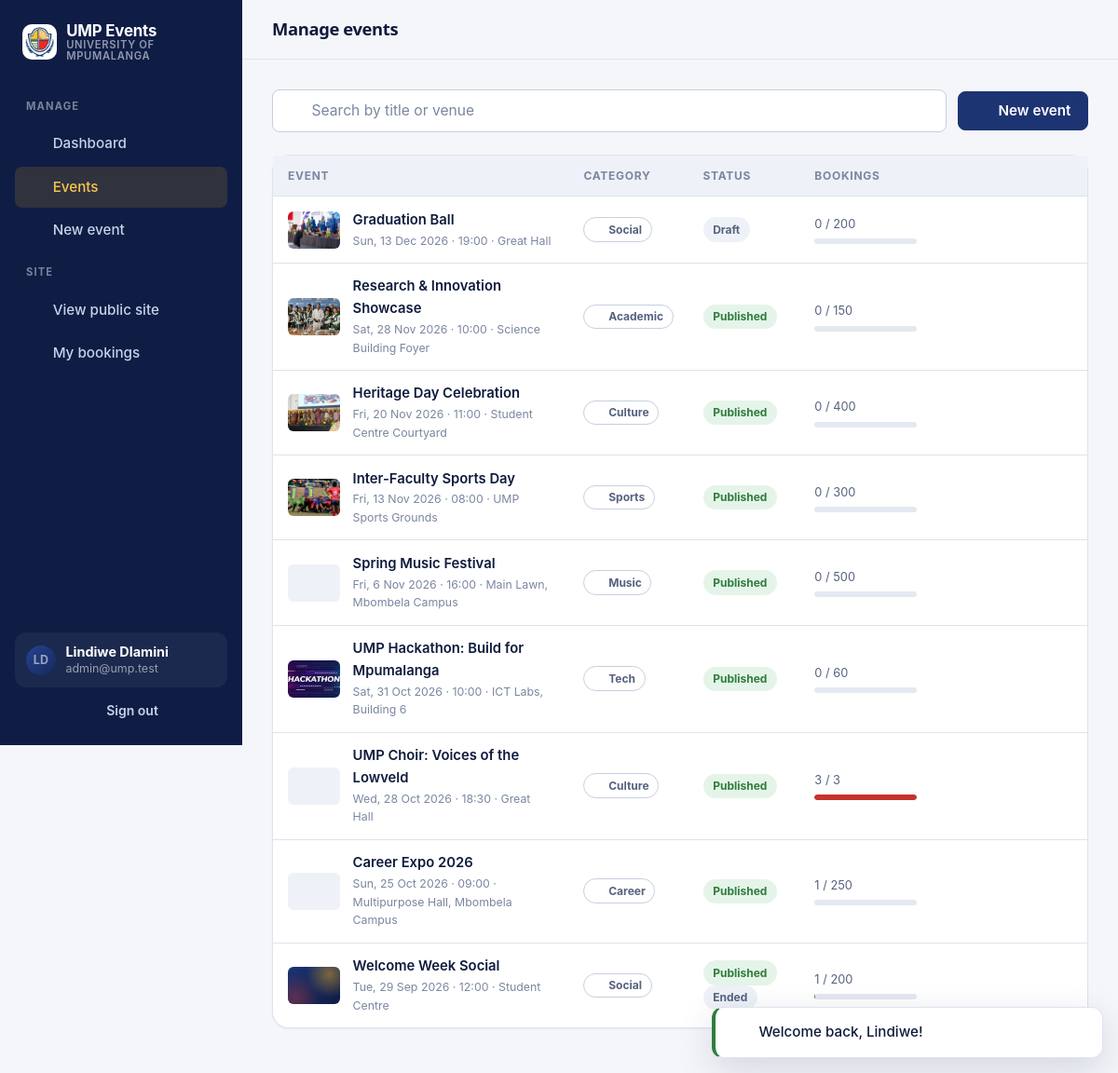
The app's page /admin/events (signed in) with its own data.
### tables this page shows
CREATE TABLE `users` (
  `id`            INT UNSIGNED NOT NULL AUTO_INCREMENT,
  `full_name`     VARCHAR(100) NOT NULL,
  `email`         VARCHAR(120) NOT NULL,
  `password_hash` VARCHAR(255) NOT NULL,
  `role`          ENUM('user', 'admin') NOT NULL DEFAULT 'user',
  `created_at`    DATETIME NOT NULL DEFAULT CURRENT_TIMESTAMP,
  `updated_at`    DATETIME NOT NULL DEFAULT CURRENT_TIMESTAMP ON UPDATE CURRENT_TIMESTAMP,
  PRIMARY KEY (`id`),
  UNIQUE KEY `users_email_unique` (`email`)
);

CREATE TABLE `events` (
  `id`          INT UNSIGNED NOT NULL AUTO_INCREMENT,
  `title`       VARCHAR(150) NOT NULL,
  `slug`        VARCHAR(170) NOT NULL,
  `description` TEXT NOT NULL,
  `category`    VARCHAR(30) NOT NULL DEFAULT 'social',
  `venue`       VARCHAR(120) NOT NULL,
  `starts_at`   DATETIME NOT NULL,
  `ends_at`     DATETIME NULL,
  `capacity`    INT UNSIGNED NOT NULL DEFAULT 100,
  `image_path`  VARCHAR(255) NULL,
  `status`      ENUM('published', 'draft', 'cancelled') NOT NULL DEFAULT 'published',
  `created_by`  INT UNSIGNED NULL,
  `created_at`  DATETIME NOT NULL DEFAULT CURRENT_TIMESTAMP,
  `updated_at`  DATETIME NOT NULL DEFAULT CURRENT_TIMESTAMP ON UPDATE CURRENT_TIMESTAMP,
  PRIMARY KEY (`id`),
  UNIQUE KEY `events_slug_unique` (`slug`),
  KEY `events_status_starts_at_index` (`status`, `starts_at`),
  CONSTRAINT `events_created_by_fk` FOREIGN KEY (`created_by`) REFERENCES `users` (`id`) ON DELETE SET NULL,
  CONSTRAINT `events_capacity_check` CHECK (`capacity` > 0)
);

### views/admin/events/index.php (the view, shortened to what the rows shown need)
<?php
$statusBadge = ['published' => 'badge-success', 'draft' => '', 'cancelled' => 'badge-danger'];
?>
      <?= icon('search') ?>
<?php if (!$events): ?>
  <?= App\Core\View::partial('empty-state', $search !== '' ? [
      'icon' => 'search', 'title' => 'No events match your search', 'message' => 'Try a different title or venue.',
      'actionUrl' => url('/admin/events'), 'actionLabel' => 'Clear search',
  ] : [
      'icon' => 'calendar', 'title' => 'No events yet', 'message' => 'Create your first event to start taking bookings.',
      'actionUrl' => url('/admin/events/create'), 'actionLabel' => 'Create event',
  ]) ?>
<?php else: ?>
  <section class="card">
    <div class="table-wrap">
      <table class="table">
        <thead>
          <tr><th>Event</th><th>Category</th><th>Status</th><th>Bookings</th><th class="actions"><span class="sr-only">Actions</span></th></tr>
        </thead>
        <tbody>
          <?php foreach ($events as $event): $isPast = strtotime($event['starts_at']) < time(); ?>
            <tr>
              <td>
                <div class="cell-event">
                  <div class="mini"><?= App\Core\View::partial('event-media', ['event' => $event]) ?></div>
                  <div>
                    <a href="<?= url('/admin/events/' . $event['id'] . '/edit') ?>"><?= e($event['title']) ?></a>
                    <small><?= e(format_date($event['starts_at'], 'D, j M Y · H:i')) ?> · <?= e($event['venue']) ?></small>
                  </div>
                </div>
              </td>
              <td><span class="badge badge-outline"><?= icon(category_icon($event['category'])) ?> <?= e(category_label($event['category'])) ?></span></td>
              <td>
                <span class="badge <?= $statusBadge[$event['status']] ?>"><?= e(ucfirst($event['status'])) ?></span>
                <?php if ($isPast): ?><span class="badge">Ended</span><?php endif; ?>
              </td>
              <td>
                <div class="mini-meter">
                  <span class="txt"><?= number_format((int) $event['seats_taken']) ?> / <?= number_format((int) $event['capacity']) ?></span>
                  <?php $pct = min(100, (int) round($event['seats_taken'] / max(1, $event['capacity']) * 100)); ?>
                  <div class="meter <?= (int) $event['seats_left'] === 0 ? 'is-full' : '' ?>"><span data-fill="<?= $pct ?>"></span></div>
                </div>
              </td>
              <td class="actions">
                <a class="btn btn-sm btn-ghost" href="<?= url('/admin/events/' . $event['id'] . '/attendees') ?>" title="Attendees"><?= icon('users') ?><span class="sr-only">Attendees</span></a>
                <a class="btn btn-sm btn-ghost" href="<?= url('/admin/events/' . $event['id'] . '/edit') ?>" title="Edit"><?= icon('pencil') ?><span class="sr-only">Edit</span></a>
                <form method="post" action="<?= url('/admin/events/' . $event['id'] . '/delete') ?>"
                      data-confirm="“<?= e($event['title']) ?>” and its <?= pluralize((int) $event['seats_taken'], 'booked seat') ?> will be permanently deleted."
                      data-confirm-title="Delete event?" data-confirm-ok="Delete event">
                  <button class="btn btn-sm btn-danger-ghost" type="submit" title="Delete"><?= icon('trash') ?><span class="sr-only">Delete</span></button>
                </form>
              </td>
            </tr>
          <?php endforeach; ?>
        </tbody>
      </table>
    </div>
  </section>
<?php endif; ?>

### views/partials/event-media.php (shortened to what the rows shown need)
<?php if ($src = event_image($event['image_path'] ?? null)): ?>
  <img src="<?= e($src) ?>" alt="" loading="lazy" decoding="async">
<?php else: ?>
  <div class="event-placeholder"><?= icon(category_icon($event['category'] ?? '')) ?></div>
<?php endif; ?>

### app/helpers.php (shortened to what the rows shown need)
<?php
function e(mixed $value): string
{
    return htmlspecialchars((string) $value, ENT_QUOTES | ENT_SUBSTITUTE, 'UTF-8');
}
function config(string $key, mixed $default = null): mixed
{
    return Config::get($key, $default);
}
function url(string $path = '/', array $query = []): string
{
    $base = Request::current()?->basePath ?? '';
    $url = $base . '/' . ltrim($path, '/');
    $query = array_filter($query, static fn ($v) => $v !== null && $v !== '');
    return ($url === '' ? '/' : $url) . ($query ? '?' . http_build_query($query) : '');
}
function asset(string $path): string
{
    $file = BASE_PATH . '/public/' . ltrim($path, '/');
    $version = is_file($file) ? '?v=' . filemtime($file) : '';
    return url($path) . $version;
}
function auth(): ?array
{
    return Auth::user();
}
function icon(string $name, string $class = ''): string
{
    return '<svg class="icon ' . e($class) . '" aria-hidden="true" focusable="false"><use href="#i-' . e($name) . '"></use></svg>';
}
function format_date(string|DateTimeInterface $date, string $format = 'D, j M Y'): string
{
    $date = $date instanceof DateTimeInterface ? $date : new DateTimeImmutable($date);
    return $date->format($format);
}
function category_label(string $key): string
{
    return config("app.categories.$key.0", ucfirst($key));
}
function category_icon(string $key): string
{
    return config("app.categories.$key.1", 'calendar');
}
function event_image(?string $path): ?string
{
    return $path ? asset($path) : null;
}
function initials(string $name): string
{
    $parts = preg_split('/\s+/', trim($name)) ?: [];
    $first = mb_substr($parts[0] ?? '', 0, 1);
    $last = count($parts) > 1 ? mb_substr(end($parts), 0, 1) : '';
    return mb_strtoupper($first . $last);
}
function pluralize(int $count, string $singular, ?string $plural = null): string
{
    return $count . ' ' . ($count === 1 ? $singular : ($plural ?? $singular . 's'));
}

### views/layouts/admin.php (shortened to what the rows shown need)
<?php $user = auth(); ?>
<!doctype html>
<html lang="en">
<head>
  <?= App\Core\View::partial('head', get_defined_vars()) ?>
</head>
<body>
<div class="admin">
  <aside class="sidebar" id="admin-sidebar" aria-label="Admin">
    <div class="sidebar-foot">
      <div class="user">
        <span class="avatar"><?= e(initials($user['full_name'])) ?></span>
        <div>
          <strong><?= e($user['full_name']) ?></strong>
          <span><?= e($user['email']) ?></span>
        </div>
      </div>
    </div>
  </aside>
  <div class="admin-main">
    <header class="admin-top">
      <h1><?= e($pageTitle ?? 'Admin') ?></h1>
    </header>
    <main class="admin-content" id="main">
      <?= $content ?>
    </main>
  </div>
</div>
</body>
</html>

### records on screen
users: full_name "LD", full_name "Lindiwe Dlamini", email "admin@ump.test"
events: image_path (picture), title "Graduation Ball", starts_at "Sun, 13 Dec 2026 · 19:00", venue "Great Hall", category "Social", status "Draft", seats_taken "0", capacity "200"
events: image_path (picture), title "Research & Innovation Showcase", starts_at "Sat, 28 Nov 2026 · 10:00", venue "Science Building Foyer", category "Academic", status "Published", seats_taken "0", capacity "150"
events: image_path (picture), title "Heritage Day Celebration", starts_at "Fri, 20 Nov 2026 · 11:00", venue "Student Centre Courtyard", category "Culture", status "Published", seats_taken "0", capacity "400"
events: image_path (picture), title "Inter-Faculty Sports Day", starts_at "Fri, 13 Nov 2026 · 08:00", venue "UMP Sports Grounds", category "Sports", status "Published", seats_taken "0", capacity "300"
events: image_path (picture), title "Spring Music Festival", starts_at "Fri, 6 Nov 2026 · 16:00", venue "Main Lawn, Mbombela Campus", category "Music", status "Published", seats_taken "0", capacity "500"
events: image_path (picture), title "UMP Hackathon: Build for Mpumalanga", starts_at "Sat, 31 Oct 2026 · 10:00", venue "ICT Labs, Building 6", category "Tech", status "Published", seats_taken "0", capacity "60"
events: image_path (picture), title "UMP Choir: Voices of the Lowveld", starts_at "Wed, 28 Oct 2026 · 18:30", venue "Great Hall", category "Culture", status "Published", seats_taken "3", capacity "3"
events: image_path (picture), title "Career Expo 2026", starts_at "Sun, 25 Oct 2026 · 09:00", venue "Multipurpose Hall, Mbombela Campus", category "Career", status "Published", seats_taken "1", capacity "250"
events: title "Welcome Week Social", starts_at "Tue, 29 Sep 2026 · 12:00", venue "Student Centre", category "Social", status "Published", shows "Ended", seats_taken "1", capacity "200"

### other values on screen
config('app.name') "UMP Events"
$pageTitle "Manage events"
$message "Welcome back, Lindiwe!"
